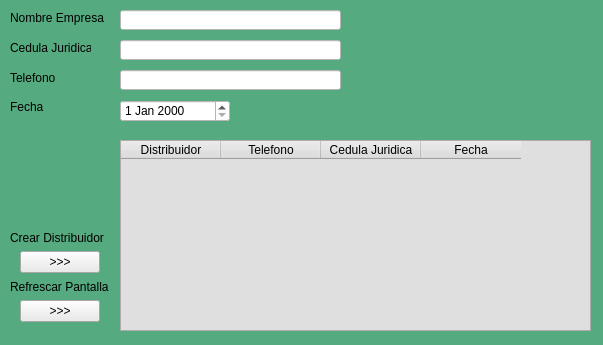
<?xml version="1.0" encoding="UTF-8"?>
<ui version="4.0">
 <class>Distribuidor</class>
 <widget class="QWidget" name="Distribuidor">
  <property name="geometry">
   <rect>
    <x>0</x>
    <y>0</y>
    <width>603</width>
    <height>345</height>
   </rect>
  </property>
  <property name="windowTitle">
   <string>Form</string>
  </property>
  <property name="styleSheet">
   <string notr="true">background-color: rgb(85, 170, 127);</string>
  </property>
  <widget class="QLabel" name="label">
   <property name="geometry">
    <rect>
     <x>10</x>
     <y>10</y>
     <width>101</width>
     <height>16</height>
    </rect>
   </property>
   <property name="text">
    <string>Nombre Empresa</string>
   </property>
  </widget>
  <widget class="QLabel" name="label_2">
   <property name="geometry">
    <rect>
     <x>10</x>
     <y>40</y>
     <width>81</width>
     <height>16</height>
    </rect>
   </property>
   <property name="text">
    <string>Cedula Juridica</string>
   </property>
  </widget>
  <widget class="QLabel" name="label_3">
   <property name="geometry">
    <rect>
     <x>10</x>
     <y>70</y>
     <width>71</width>
     <height>16</height>
    </rect>
   </property>
   <property name="text">
    <string>Telefono</string>
   </property>
  </widget>
  <widget class="QLineEdit" name="txt_nombre_emp">
   <property name="geometry">
    <rect>
     <x>120</x>
     <y>10</y>
     <width>221</width>
     <height>20</height>
    </rect>
   </property>
   <property name="styleSheet">
    <string notr="true">background-color: rgb(255, 255, 255);</string>
   </property>
  </widget>
  <widget class="QLineEdit" name="txt_ced_juri_emp">
   <property name="geometry">
    <rect>
     <x>120</x>
     <y>40</y>
     <width>221</width>
     <height>20</height>
    </rect>
   </property>
   <property name="styleSheet">
    <string notr="true">background-color: rgb(255, 255, 255);
</string>
   </property>
  </widget>
  <widget class="QLineEdit" name="txt_telefono_emp">
   <property name="geometry">
    <rect>
     <x>120</x>
     <y>70</y>
     <width>221</width>
     <height>20</height>
    </rect>
   </property>
   <property name="styleSheet">
    <string notr="true">background-color: rgb(255, 255, 255);</string>
   </property>
  </widget>
  <widget class="QTableWidget" name="tbl_distribuidores">
   <property name="geometry">
    <rect>
     <x>120</x>
     <y>140</y>
     <width>471</width>
     <height>191</height>
    </rect>
   </property>
   <property name="styleSheet">
    <string notr="true">background-color: rgb(223, 223, 223);</string>
   </property>
   <column>
    <property name="text">
     <string>Distribuidor</string>
    </property>
   </column>
   <column>
    <property name="text">
     <string>Telefono</string>
    </property>
   </column>
   <column>
    <property name="text">
     <string>Cedula Juridica</string>
    </property>
   </column>
   <column>
    <property name="text">
     <string>Fecha</string>
    </property>
   </column>
  </widget>
  <widget class="QDateEdit" name="dateEdit">
   <property name="geometry">
    <rect>
     <x>120</x>
     <y>100</y>
     <width>110</width>
     <height>22</height>
    </rect>
   </property>
   <property name="styleSheet">
    <string notr="true">background-color: rgb(255, 255, 255);</string>
   </property>
  </widget>
  <widget class="QLabel" name="label_4">
   <property name="geometry">
    <rect>
     <x>10</x>
     <y>100</y>
     <width>47</width>
     <height>13</height>
    </rect>
   </property>
   <property name="text">
    <string>Fecha</string>
   </property>
  </widget>
  <widget class="QWidget" name="">
   <property name="geometry">
    <rect>
     <x>10</x>
     <y>230</y>
     <width>101</width>
     <height>92</height>
    </rect>
   </property>
   <layout class="QVBoxLayout" name="verticalLayout">
    <item>
     <widget class="QLabel" name="label_6">
      <property name="text">
       <string>Crear Distribuidor</string>
      </property>
     </widget>
    </item>
    <item alignment="Qt::AlignHCenter">
     <widget class="QPushButton" name="btn_crear_dist">
      <property name="styleSheet">
       <string notr="true">background-color: rgb(234, 234, 234);</string>
      </property>
      <property name="text">
       <string>&gt;&gt;&gt;</string>
      </property>
     </widget>
    </item>
    <item>
     <widget class="QLabel" name="label_5">
      <property name="text">
       <string>Refrescar Pantalla</string>
      </property>
     </widget>
    </item>
    <item alignment="Qt::AlignHCenter|Qt::AlignVCenter">
     <widget class="QPushButton" name="btn_refrescar">
      <property name="styleSheet">
       <string notr="true">background-color: rgb(234, 234, 234);</string>
      </property>
      <property name="text">
       <string>&gt;&gt;&gt;</string>
      </property>
     </widget>
    </item>
   </layout>
  </widget>
 </widget>
 <resources/>
 <connections/>
</ui>
